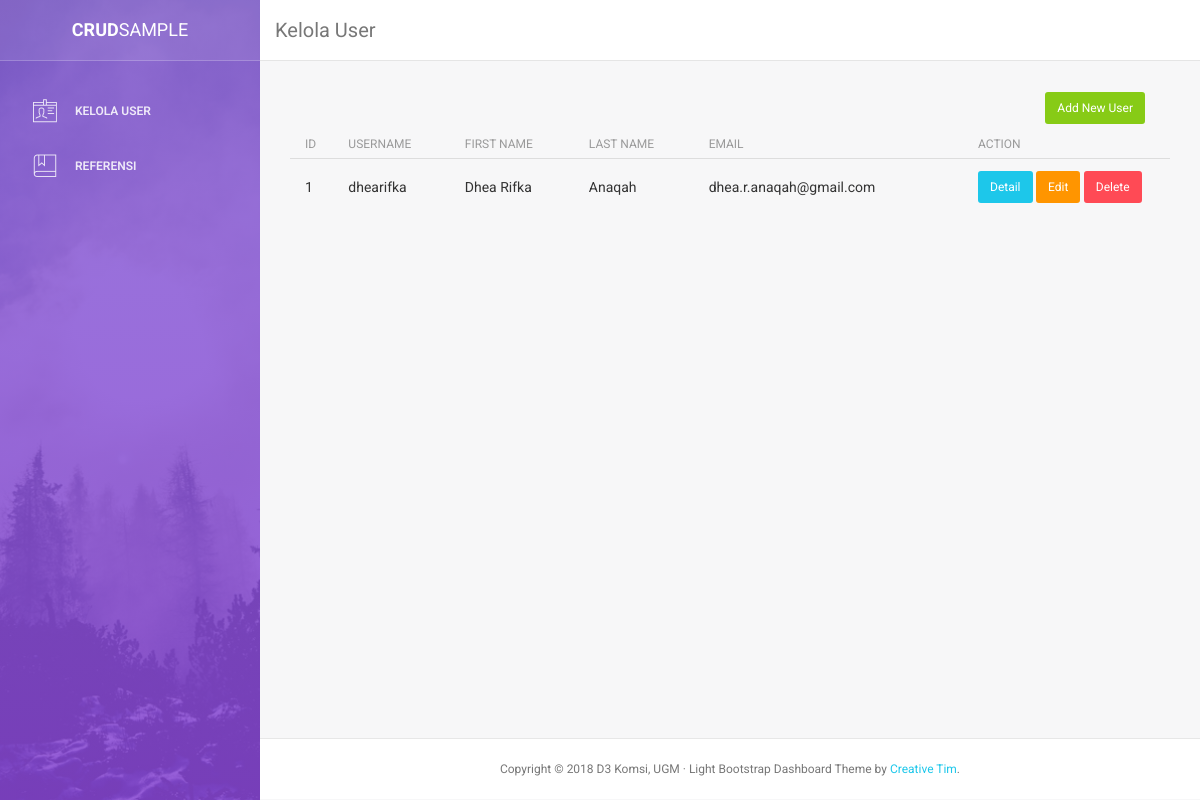
The page / on the database its author committed.
### tables this page shows
CREATE TABLE `user` (
  `id` int(11) NOT NULL,
  `company` varchar(255) NOT NULL,
  `username` varchar(255) NOT NULL,
  `email` varchar(255) NOT NULL,
  `first_name` varchar(255) NOT NULL,
  `last_name` varchar(255) NOT NULL,
  `address` varchar(255) NOT NULL,
  `city` varchar(255) NOT NULL,
  `country` varchar(255) NOT NULL,
  `postal_code` int(11) NOT NULL,
  `about_me` varchar(255) NOT NULL
);

### index.php (the view)
<?php require_once('inc/header.inc.php'); ?>
<div class="container-fluid">
	<div class="row">
		<div class="col-md-12">
			<div class="card card-plain">
				<div class="header" style="padding-top: 1px; padding-right: 25px">
					<a href="user.add.php" class="pull-right btn btn-fill btn-success btn-sm">Add New User</a>
				</div>
				<div class="content table-responsive table-full-width">
					<table class="table table-hover">
						<thead>
							<th>ID</th>
							<th>Username</th>
							<th>First Name</th>
							<th>Last Name</th>
							<th>Email</th>
							<th width="200px">Action</th>
						</thead>
						<?php
							require_once('inc/db.inc.php');
							$result = $pdo->query('SELECT * FROM user');
						?>
						<tbody>
							<?php
							while ($row = $result->fetch())
							{
							?>
							<tr>
								<td><?php  echo $row['id']; ?></td>
								<td><?php  echo $row['username']; ?></td>
								<td><?php  echo $row['first_name']; ?></td>
								<td><?php  echo $row['last_name']; ?></td>
								<td><?php  echo $row['email']; ?></td>
								<td>
									<a href="user.detail.php?id=<?php  echo $row['id']; ?>" class="btn btn-fill btn-info btn-sm">Detail</a>
									<a href="user.edit.php?id=<?php  echo $row['id']; ?>" class="btn btn-fill btn-warning btn-sm">Edit</a>
									<a href="user.proses.delete.php?id=<?php  echo $row['id']; ?>" onclick="return confirm('Are you sure to delete this data?')" class="btn btn-fill btn-danger btn-sm">Delete</a>
								</td>
							</tr>
							<?php
							}
							?>
						</tbody>
					</table>
				</div>
			</div>
		</div>
	</div>
</div>
<?php require_once('inc/footer.inc.php'); ?>

### rows shown on the page
user: id "1", username "dhearifka", first_name "Dhea Rifka", last_name "Anaqah", email "dhea.r.anaqah@gmail.com"

### other values the page prints
Date("Y") "2018"
